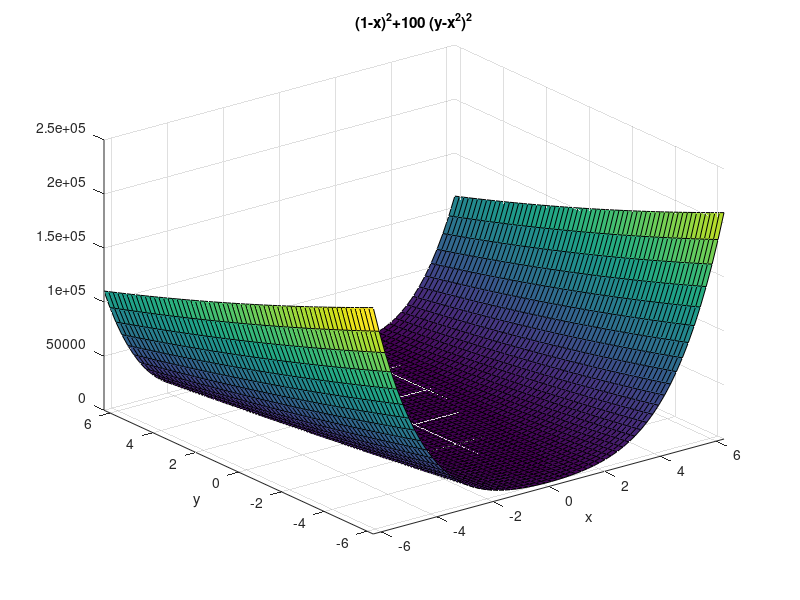

This figure's MATLAB source: (Note: this script raises an error after producing the figure.)
clc;
close all;
clear all;

%3.1
ezsurf('(1-x)^2+100*(y-x^2)^2'); %grafica de la funcion
hold on;
syms x y;
f =  (1-x)^2+100*(y-x^2)^2;
g = gradient(f,[x,y]);
h = hessian(f,[x,y]);
x = 0;
y = 0;
epsilon = 0.000000001;
alfa = 1;
delta = 1;
grad = subs(g);
ev = subs(f);
plot3(x,y,ev,'*r');
while norm(grad) > epsilon
    grad = subs(g);
    hess = subs(h);
    a = [x, y] - (alfa*inv(hess)*grad)';
    x = a(1);
    y = a(2);
    ev = subs(f);
    plot3(x,y,ev,'*r');
end
hold off;


